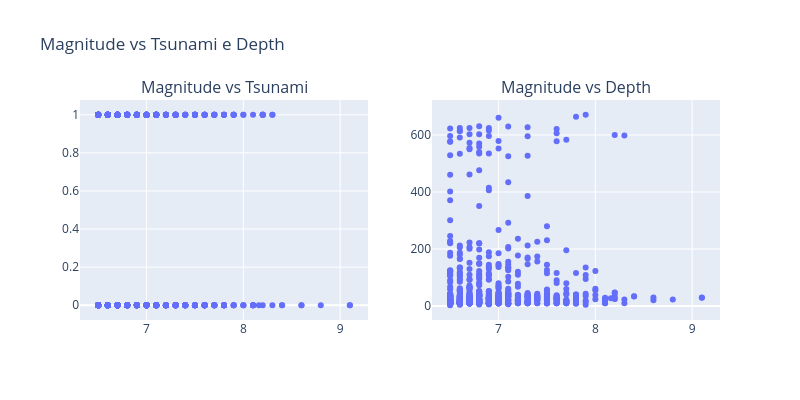

This figure's notebook cell:
### Code cell
fig = make_subplots(rows=1, cols=2, subplot_titles=('Magnitude vs Tsunami', 'Magnitude vs Depth'))
fig.add_trace(px.scatter(df, x='magnitude', y='tsunami').data[0], row=1, col=1)
fig.add_trace(px.scatter(df, x='magnitude', y='depth').data[0], row=1, col=2)
fig.update_layout(height=400, width=800, title_text="Magnitude vs Tsunami e Depth")
fig.show()

### Figure 1 — Plotly figure (JSON) as saved in the notebook; plotly's stock layout.template omitted (floating-point values rounded to 4 significant figures; data arrays with more than 128 entries replaced by an {"elided": "..."} marker saying what was removed)
{"data": [{"hovertemplate": "magnitude=%{x}<br>tsunami=%{y}<extra></extra>", "legendgroup": "", "marker": {"color": "#636efa", "symbol": "circle"}, "mode": "markers", "name": "", "orientation": "v", "showlegend": false, "type": "scatter", "x": {"elided": "782 float values"}, "xaxis": "x", "y": {"elided": "782 int values"}, "yaxis": "y"}, {"hovertemplate": "magnitude=%{x}<br>depth=%{y}<extra></extra>", "legendgroup": "", "marker": {"color": "#636efa", "symbol": "circle"}, "mode": "markers", "name": "", "orientation": "v", "showlegend": false, "type": "scatter", "x": {"elided": "782 float values"}, "xaxis": "x2", "y": {"elided": "782 float values"}, "yaxis": "y2"}], "layout": {"annotations": [{"font": {"size": 16}, "showarrow": false, "text": "Magnitude vs Tsunami", "x": 0.225, "xanchor": "center", "xref": "paper", "y": 1, "yanchor": "bottom", "yref": "paper"}, {"font": {"size": 16}, "showarrow": false, "text": "Magnitude vs Depth", "x": 0.775, "xanchor": "center", "xref": "paper", "y": 1, "yanchor": "bottom", "yref": "paper"}], "height": 400, "title": {"text": "Magnitude vs Tsunami e Depth"}, "width": 800, "xaxis": {"anchor": "y", "domain": [0, 0.45]}, "xaxis2": {"anchor": "y2", "domain": [0.55, 1]}, "yaxis": {"anchor": "x", "domain": [0, 1]}, "yaxis2": {"anchor": "x2", "domain": [0, 1]}}}
